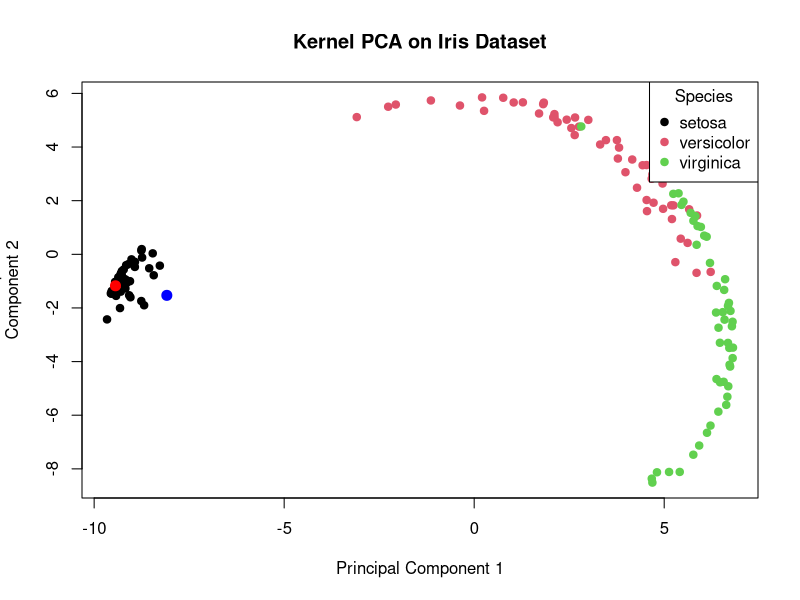

Source code (R):
















































# Load required library
install.packages("kernlab")
library(kernlab)
# Load the iris dataset
data(iris)
# Separate features and labels
X <- iris[, -5] # Features
y <- iris[, 5] # Labels
# Perform Kernel PCA
kpca_model <- kpca(~., data = X, kernel = "rbfdot", kpar = list(sigma = 0.1))
# Get the transformed data
X_transformed <- as.data.frame(predict(kpca_model, X))
# Print the transformed data
print(head(X_transformed))

#Plot the transformed data
plot(X_transformed[,1], X_transformed[,2], col = y, pch = 19, xlab = "Principal Component 1", ylab = "Principal
Component 2")
# Add legend
legend("topright", legend = levels(iris$Species), col = 1:3, pch = 19, title = "Species")
# Add title
title("Kernel PCA on Iris Dataset")
# Highlight components with high variance
points(X_transformed[,1][which.max(var(X_transformed))], X_transformed[,2][which.max(var(X_transformed))], col
           = "red", pch = 20, cex = 2)
points(X_transformed[,1][which.min(var(X_transformed))], X_transformed[,2][which.min(var(X_transformed))], col
         = "blue", pch = 20, cex = 2)
